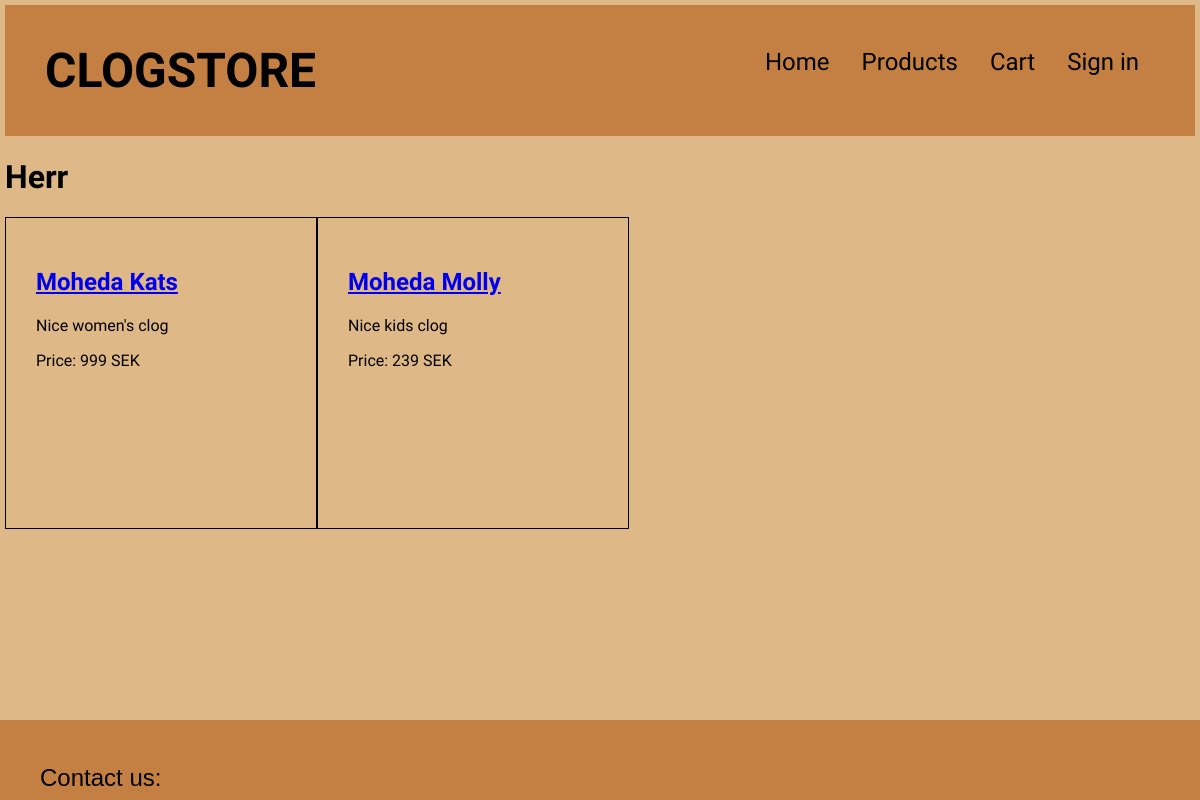
Screenshot of /?controller=products&cat=2 with the database file from the repository.
### tables this page shows
CREATE TABLE `category` (
  `catid` int(11) NOT NULL AUTO_INCREMENT,
  `title` varchar(45) NOT NULL,
  PRIMARY KEY (`catid`)
);

CREATE TABLE `prodcat` (
  `pid` int(11) NOT NULL,
  `catid` int(11) NOT NULL,
  KEY `FK_PIDprodcat_idx` (`pid`),
  KEY `FK_CATIDprodcat_idx` (`catid`),
  CONSTRAINT `FK_CATIDprodcat` FOREIGN KEY (`catid`) REFERENCES `category` (`catid`) ON DELETE CASCADE ON UPDATE CASCADE,
  CONSTRAINT `FK_PIDprodcat` FOREIGN KEY (`pid`) REFERENCES `product` (`PID`) ON DELETE CASCADE ON UPDATE CASCADE
);

CREATE TABLE `product` (
  `PID` int(11) NOT NULL AUTO_INCREMENT,
  `Title` varchar(45) NOT NULL,
  `Description` varchar(45) NOT NULL,
  `Price` float NOT NULL,
  PRIMARY KEY (`PID`)
);

### includes/functions.inc.php (called while the page is built)
<?php
function loadTemplate($templateName, $templateData) {
	require("templates/header.tpl.php");
	require('templates/'.$templateName.'.tpl.php');
	require("templates/footer.tpl.php");
}

### user_controllers/products_controller.php (called while the page is built)
<?php
if (isset($_GET['cat'])) {
	$sql =
		"SELECT * FROM product, prodcat, category
		WHERE product.pid = prodcat.pid
		AND prodcat.catid = category.catid
		AND prodcat.catid = :catid";
	$stmt = $dbh->prepare($sql);
	$stmt->bindParam(':catid', $_GET['cat']);
	$stmt->execute();
} else {
	$sql = "SELECT * FROM product";
	$stmt = $dbh->query($sql);
}
$productsData = $stmt->fetchAll(PDO::FETCH_OBJ);
loadTemplate("products", $productsData);

### index.php (called while the page is built, shortened)
<?php
require_once("includes/functions.inc.php");
require_once("includes/routes.inc.php");
$controller = $_GET['controller'] ?? "default";
require_once("user_controllers/".$routes[$controller]);

### templates/products.tpl.php (the view)
<html>
    <h1><?php if(isset($_GET['cat'])) {
        echo $templateData[0]->title;
    } else {
        echo "All products";
    } ?></h1>
    <?php
    foreach($templateData as $product) :
    ?>
<div class="products">
    <h2>
        <a href="?controller=product&pid=<?php echo $product->PID;?>">
            <?php echo $product->Title;
            ?>
        </a>
    </h2>
    <p><?php echo $product->Description;?></p>
    <p>Price: <?php echo $product->Price;?> SEK</p>
    </div>
</html>
<?php
endforeach;
?>

### css/style.css (style rules this page uses)
body { background-color: burlywood; margin: 0; font-family: 'Source Sans Pro', sans-serif; padding: 5px 5px 120px 5px; }
.products { border: 1px solid black; float: left; padding: 30px; height: 250px; width: 250px; }

### rows the page displays
category: title "Herr"
prodcat: pid.Title "Moheda Kats", pid.Description "Nice women's clog", pid.Price "999"
prodcat: pid.Title "Moheda Molly", pid.Description "Nice kids clog", pid.Price "239"
